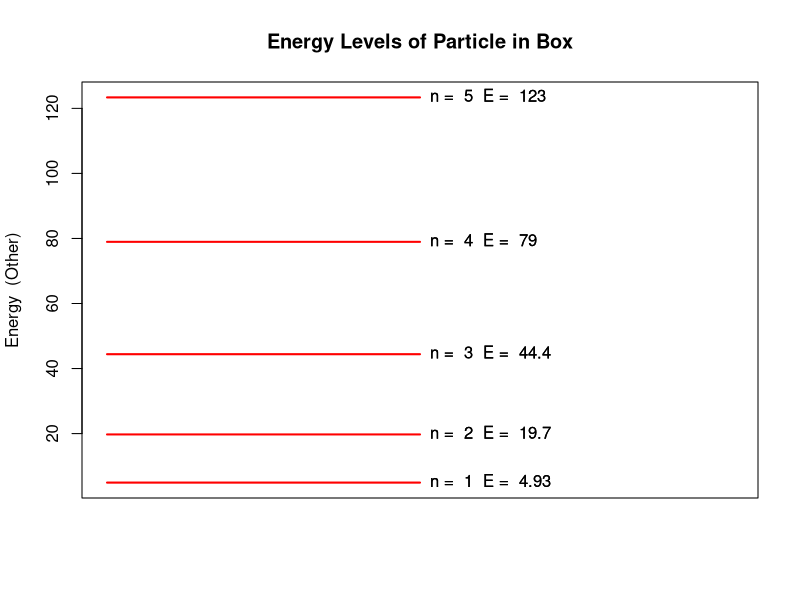

Write R code to recreate this figure.
# Grafico dos niveis de energia de uma particula na caixa
# Elmar de Oliveira Uhl - 2023

n_min <- 1 	    # n do minimo de energia Obs: 0 não é um nivel permitido
n_max <- 5         # n do maior nivel de energia
#units <- "MKS"
units <- "other"
text_on <- TRUE
#text_on <- FALSE

# Calcula os niveis de energia
energy <- function(n, units) {

  # Ajusta o valor das constantes ao sistema de unidades escolhido
  if (units == "MKS") {		     	       # Valores das constantes no MKS
    npi <- pi
    hbar <- 1.05457182E-34
    m <- 9.109E-31			       # massa do eletron
    l <- 1 			  	       # largura da caixa
  } else { 			  	       # Outro sistema de unidades
    ncpi <- hbar <- m <- l <- 1
  }
  E <- (pi**2 * hbar**2)/(2 * m * l**2) * n**2 # Calcula a energia do nivel
  return(E)
}

if (text_on) {
  lNivel <- c(0,1)			       # largura do nivel de energia
} else {
  lNivel <- c(0,2)
}

# Ajusta o valor do rotulo da ordenada para o sistema de unidades escolhido
if (units == "MKS") {
  E_units <- "(MKS)"
} else {
  E_units <- "(Other)"
}
# Cria um grafico vazio para inicio do preenchimento dos valores
E_min <- energy(n_min, units) # valor minimo de energia
E_max <- energy(n_max, units) # valor maximo de energia
plot(1, type='n', main="Energy Levels of Particle in Box", xaxt='n', xlab='', ylab=paste("Energy ",E_units), xlim=c(0,2), ylim=c(E_min,E_max))

# Desenha os niveis de energia no grafico
for (n in n_min:n_max) {
  E <- rep(energy(n,units),2)
  lines(E~lNivel, col='red', lwd=2)
  if (text_on)
    text(1, E, paste("n = ",n, " E = ", signif(E,digits=3)),pos=4,offset=0.5)
}
